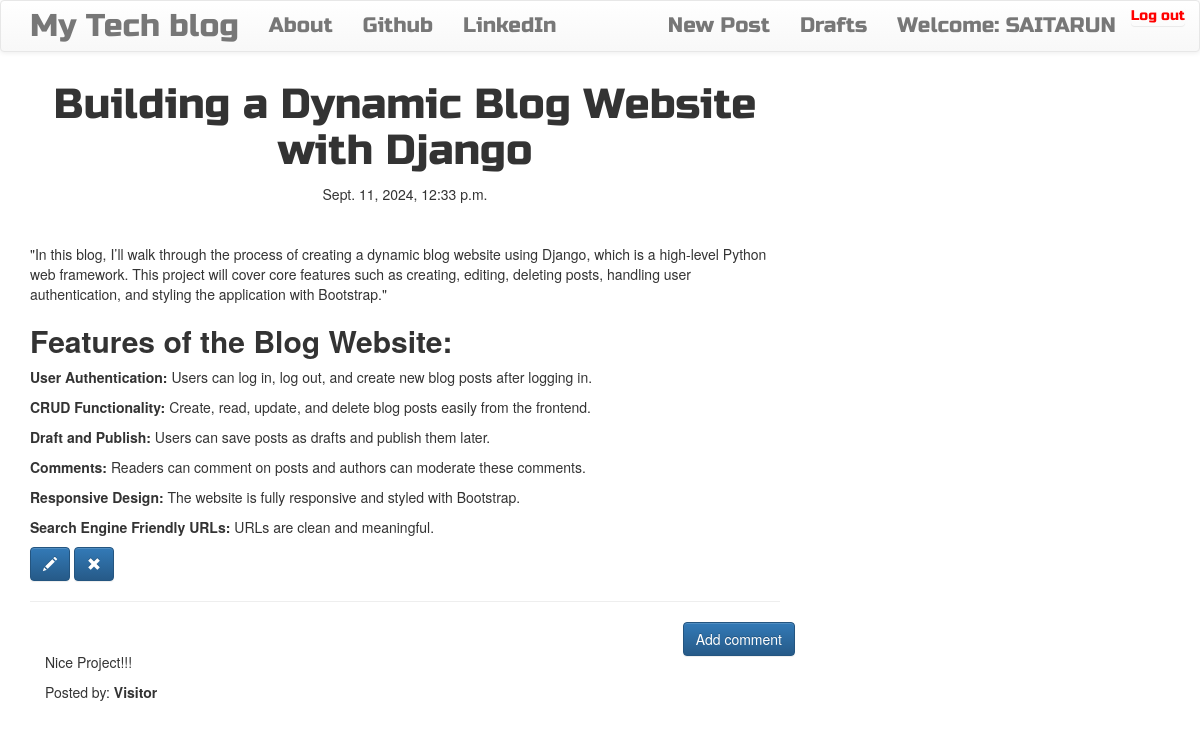
The page /post/8/ (signed in) on the database its author committed.
### blog/models.py (models this page shows, shortened)
class Post(models.Model):
    author = models.ForeignKey('auth.User', on_delete=models.CASCADE)
    title = models.CharField(max_length=200)
    text = models.TextField()
    create_date = models.DateTimeField(default=timezone.now)  # No parentheses
    published_date = models.DateTimeField(blank=True, null=True)

class Comment(models.Model):
    post = models.ForeignKey('blog.Post', related_name='comments', on_delete=models.CASCADE)
    author = models.CharField(max_length=200)
    text = models.TextField()
    create_date = models.DateTimeField(default=timezone.now)  # No parentheses
    approved_comment = models.BooleanField(default=False)

### blog/views.py (the view)
# urls.py: path('post/<int:pk>/', views.PostDetailView.as_view(), name='post_detail'),
class PostDetailView(DetailView):
    model = Post

### blog/templates/blog/post_detail.html (shortened to what this page needs)
{% extends 'blog/base.html' %}
{% block content %}
    <h1 class='posttitle loader'>{{ post.title }}</h1>
    {% if post.published_date %}
        <div class="date postdate">
            {{ post.published_date }}
        </div>
    {% else %}
        <a class="btn btn-default" href="{% url 'post_publish' pk=post.pk %}">Publish</a>
    {% endif %}
    <p class='postcontent'>{{ post.text|safe|linebreaksbr }}</p>
    {% if user.is_authenticated %}
        <a class="btn btn-primary" href="{% url 'post_edit' pk=post.pk %}"><span class="glyphicon glyphicon-pencil"></span></a>
        <a class="btn btn-primary" href="{% url 'post_remove' pk=post.pk %}"><span class="glyphicon glyphicon-remove"></span></a>
    {% endif %}
    <hr>
    <a class="btn btn-primary btn-comment" href="{% url 'add_comment_to_post' pk=post.pk %}">Add comment</a>
    <div class="container">
        {% for comment in post.comments.all %}
        <br>
            {% if user.is_authenticated or comment.approved_comment %}
                <p>{{ comment.text|safe|linebreaks }}</p>
                <p>Posted by: <strong>{{ comment.author }}</strong></p>
            {% endif %}
        {% empty %}
            <p>No comments posted so far...</p>
        {% endfor %}
    </div>
{% endblock %}

### blog/templates/blog/base.html (shortened to what this page needs)
<!DOCTYPE html>
{% load static %}
<html>
    <head>
        <link rel="stylesheet" href="https://maxcdn.bootstrapcdn.com/bootstrap/3.3.7/css/bootstrap.min.css">
        <link rel="stylesheet" href="https://maxcdn.bootstrapcdn.com/bootstrap/3.3.7/css/bootstrap-theme.min.css">
        <link rel="stylesheet" href="//cdn.jsdelivr.net/medium-editor/latest/css/medium-editor.min.css" type="text/css" media="screen" charset="utf-8">
        <link rel="stylesheet" href="{% static 'css/blog.css' %}">
<body class='loader'>
  <nav class="navbar navbar-default techfont custom-navbar navbar-shadowss navbar-colorss">
    <div class="container">
      <ul class="nav navbar-nav">
        <li><a class='navbar-brand bigbrand' href="{% url 'post_list' %}">My Tech blog</a></li>
        <li><a href="{% url 'about'%}">About</a></li>
        <li><a href="https://www.github.com/SaiTarunVelupuri/">Github</a></li>
        <li><a href="https://www.linkedin.com/in/sai-tarun-a19279251">LinkedIn</a></li>
      </ul>
      <ul class="nav navbar-nav navbar-right">
        {% if user.is_authenticated %}
        <li>
          <a href="{% url 'post_new' %}" >New Post</a>
        </li>
        <li>
          <a href="{% url 'post_draft_list' %}">Drafts</a>
        </li>
        <li>
          <a >Welcome: {{ user.username }}</a>
        </li>
        <li>
          <form method="post" action="{% url 'logout' %}">
            <button type="submit" class="btn btn-default" style="padding: 0; border: none; background: none; color: red;">Log out</button>
          </form>
        </li>
          {% else %}
          <li><a class='nav navbar-right' href="{% url 'login' %}" ><span class="glyphicon glyphicon-user"></span></a></li>
        {% endif %}
      </ul>
  </div>
</nav>
        <div class="content container">
            <div class="row">
                <div class="col-md-8">
                  <div class="blog_posts">
                    {% block content %}
                    {% endblock %}
                  </div>
                </div>
            </div>
        </div>
</body>
</html>

### blog/static/css/blog.css (style rules this page uses)
.techfont { font-family: 'Russo One', sans-serif; font-size: 1.5em; margin-bottom: 10px; }
.postdate { text-align: center; }
.posttitle { font-family: 'Russo One', sans-serif; font-size: 3em; text-align: center; }
.postcontent { font-family: 'Montserrat'; font-size: 1.5em; }
.btn-comment { position: absolute; right: 0px; }
.bigbrand { font-size: 1.5em; }
.loader { filter:hue-rotate(0deg); color: linear-gradient(45deg,#0f8,#08f); animation:hue 5000ms infinite linear; }
.navbar-shadowss { box-shadow: 100 40px 80px rgba(0, 0, 0, 0.1); }
.navbar-colorss { color: bisque; }

### rows shown on the page
Post: title "Building a Dynamic Blog Website with Django", published_date "Sept. 11, 2024, 12:33 p.m.", text "\"In this blog, I’ll walk through the process of creating a dynamic blog website using Django, which is a high-level Python web framework. This project will cover core features such as creating, editing, deleting posts, handling user authentication, and styling the application with Bootstrap.\" Features of the Blog Website: User Authentication: Users can log in, log out, and create new blog posts after logging in. CRUD Functionality: Create, read, update, and delete blog posts easily from the frontend. Draft and Publish: Users can save posts as drafts and publish them later. Comments: Readers can comment on posts and authors can moderate these comments. Responsive Design: The website is fully…"
Comment: text "Nice Project!!!", author "Visitor"

### other values the page prints
{{ user.username }} "SAITARUN"
